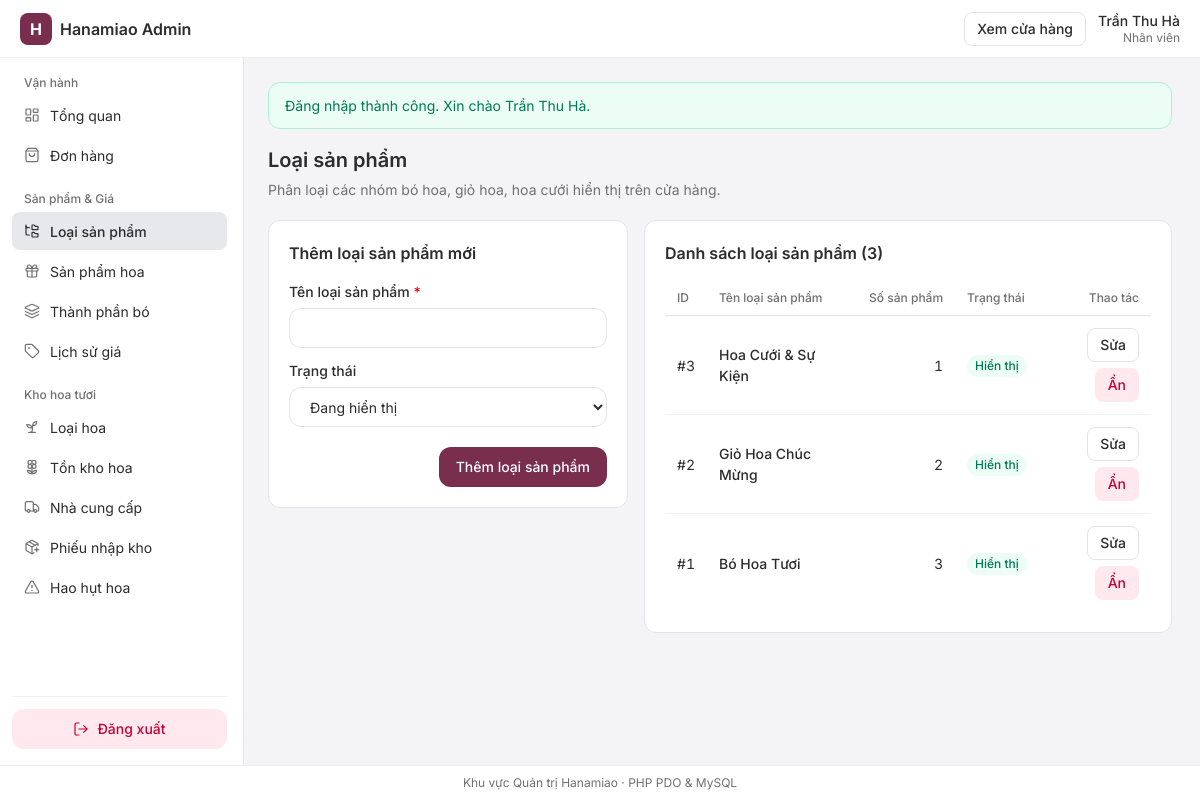
The app's page /admin/index.php?page=product_types (signed in) with its own data.
### tables this page shows
CREATE TABLE IF NOT EXISTS `LoaiSanPham` (
    `ID_LSP` INT UNSIGNED NOT NULL AUTO_INCREMENT,
    `TenLoaiSanPham` VARCHAR(120) NOT NULL,
    `TrangThai` TINYINT(1) NOT NULL DEFAULT 1,
    PRIMARY KEY (`ID_LSP`),
    KEY `idx_lsp_trangthai` (`TrangThai`)
);

### functions/helpers.php (called while the page is built, shortened)
<?php
function h(mixed $value): string
{
    return htmlspecialchars((string)($value ?? ''), ENT_QUOTES, 'UTF-8');
}

### admin/pages/product_types.php (the view, shortened to what this page needs)
<?php
$productTypes = [];
$editType = null;
if ($pdo instanceof PDO) {
    try {
        $productTypes = $pdo->query(
            'SELECT lsp.ID_LSP, lsp.TenLoaiSanPham, lsp.TrangThai, COUNT(sp.ID_SP) AS SoSanPham
             FROM LoaiSanPham lsp
             LEFT JOIN SanPham sp ON sp.ID_LSP = lsp.ID_LSP
             GROUP BY lsp.ID_LSP
             ORDER BY lsp.ID_LSP DESC'
        )->fetchAll();
    } catch (PDOException $exception) {
        error_log('[Hanamiao Admin Product Types] ' . $exception->getMessage());
        $dbError = 'Không thể tải danh sách loại sản phẩm.';
    }
}
?>
<div class="admin-page-head">
    <div>
        <h1 class="admin-page-title">Loại sản phẩm</h1>
        <p class="admin-page-subtitle">Phân loại các nhóm bó hoa, giỏ hoa, hoa cưới hiển thị trên cửa hàng.</p>
    </div>
</div>
<div class="admin-split-grid">
    <section class="admin-card">
        <div class="admin-card-head">
            <h2 class="admin-card-title"><?php echo $editType ? 'Cập nhật loại #' . (int)$editType['ID_LSP'] : 'Thêm loại sản phẩm mới'; ?></h2>
        </div>
        <form action="actions/product_type_save.php" method="post" class="admin-form">
            <div class="admin-field">
                <label for="ten_lsp" class="admin-label">Tên loại sản phẩm <span class="required-mark">*</span></label>
                <input id="ten_lsp" name="ten_lsp" type="text" class="admin-input" maxlength="120" value="<?php echo h($editType['TenLoaiSanPham'] ?? ''); ?>" required>
            </div>
            <div class="admin-field">
                <label for="trang_thai" class="admin-label">Trạng thái</label>
                <?php $st = (int)($editType['TrangThai'] ?? 1); ?>
                <select id="trang_thai" name="trang_thai" class="admin-input">
                    <option value="1"<?php echo $st === 1 ? ' selected' : ''; ?>>Đang hiển thị</option>
                </select>
            </div>
            <div class="admin-form-actions">
                <button type="submit" class="admin-btn admin-btn-primary">
                    <?php echo $editType ? 'Lưu thay đổi' : 'Thêm loại sản phẩm'; ?>
                </button>
            </div>
        </form>
    </section>
    <section class="admin-card">
        <div class="admin-card-head">
            <h2 class="admin-card-title">Danh sách loại sản phẩm (<?php echo count($productTypes); ?>)</h2>
        </div>
        <?php if (count($productTypes) === 0): ?>
            <div class="admin-empty-inline"><p class="admin-muted">Chưa có loại sản phẩm nào.</p></div>
        <?php else: ?>
            <div class="admin-table-wrap">
                <table class="admin-table">
                    <thead>
                        <tr>
                            <th>ID</th>
                            <th>Tên loại sản phẩm</th>
                            <th class="text-right">Số sản phẩm</th>
                            <th>Trạng thái</th>
                            <th class="text-right">Thao tác</th>
                        </tr>
                    </thead>
                    <tbody>
                        <?php foreach ($productTypes as $lsp): ?>
                            <?php $id = (int)$lsp['ID_LSP']; $active = (int)$lsp['TrangThai'] === 1; ?>
                            <tr>
                                <td class="tabular-nums">#<?php echo $id; ?></td>
                                <td class="font-medium"><?php echo h($lsp['TenLoaiSanPham']); ?></td>
                                <td class="text-right tabular-nums"><?php echo (int)$lsp['SoSanPham']; ?></td>
                                <td>
                                    <span class="admin-badge <?php echo $active ? 'badge-success' : 'badge-neutral'; ?>">
                                        <?php echo $active ? 'Hiển thị' : 'Tạm ẩn'; ?>
                                    </span>
                                </td>
                                <td class="text-right">
                                    <div class="admin-row-actions">
                                        <a class="admin-btn admin-btn-outline admin-btn-sm" href="index.php?page=product_types&amp;edit=<?php echo $id; ?>">Sửa</a>
                                        <form action="actions/product_type_save.php" method="post">
                                            <button type="submit" class="admin-btn <?php echo $active ? 'admin-btn-danger' : 'admin-btn-outline'; ?> admin-btn-sm">
                                                <?php echo $active ? 'Ẩn' : 'Hiện'; ?>
                                            </button>
                                        </form>
                                    </div>
                                </td>
                            </tr>
                        <?php endforeach; ?>
                    </tbody>
                </table>
            </div>
        <?php endif; ?>
    </section>
</div>

### css/tokens.css (style rules this page uses)
:root { color-scheme: light; --app-font: "Inter", ui-sans-serif, system-ui, -apple-system, "Segoe UI", Roboto, sans-serif; --primary: #7a2e4d; --primary-hover: #63233d; --primary-foreground: #ffffff; --primary-light: rgba(122, 46, 77, 0.08); --background: #f4f4f6; --surface: #ffffff; --surface-overlay: #ffffff; --foreground: #2c2c2c; --muted: #707070; --border: #f0f0f3; --border-strong: #e4e4e7; --border-focus: var(--primary); --ring-focus: rgba(122, 46, 77, 0.12); --item-hover: #f4f4f6; --surface-hover: #f8f8fa; --background-hover: #e7e7ea; --secondary: #e7e8ec; --secondary-hover: #dbdce2; --button-hover-surface: #f1f1f3; --button-hover-page: #e4e4e7; --button-hover: var(--button-hover-surface); --elevation-popover: 0 10px 15px -3px rgb(0 0 0 / 0.1), 0 4px 6px -4px rgb(0 0 0 / 0.1); --elevation-modal: 0 20px 25px -5px rgb(0 0 0 / 0.1), 0 8px 10px -6px rgb(0 0 0 / 0.1); --danger: #c70036; --danger-bg: rgb(255 32 86 / 0.1); --danger-bg-hover: rgb(255 32 86 / 0.15); --error: #fb2c36; --error-ring: rgb(251 44 54 / 0.1); --error-text: #e7000b; --error-bg: #fef2f2; --error-border: #ffc9c9; --error-strong: #c10007; --success-bg: #ecfdf5; --success: #007a55; --warning-bg: #fffbeb; --warning: #bb4d00; --neutral-bg: #f4f4f5; --neutral: #52525c; --text-xs: 0.75rem; --text-sm: 0.875rem; --text-base: 1rem; --text-lg: 1.125rem; --text-xl: 1.25rem; --text-2xl: 1.5rem; --text-3xl: 1.875rem; --space-1: 4px; --space-2: 8px; --space-3: 12px; --space-4: 16px; --space-5: 20px; --space-6: 24px; --space-8: 32px; --space-10: 40px; --radius-sm: 8px; --radius-md: 10px; --radius-lg: 12px; --radius-full: 9999px; --transition-fast: 150ms cubic-bezier(0.22, 1, 0.36, 1); --transition-base: 220ms cubic-bezier(0.22, 1, 0.36, 1); }
*, *::before, *::after { box-sizing: border-box; }
body { margin: 0; font-family: var(--app-font); font-size: var(--text-sm); line-height: 1.5; color: var(--foreground); background-color: var(--background); -webkit-font-smoothing: antialiased; -moz-osx-font-smoothing: grayscale; }
.tabular-nums { font-variant-numeric: tabular-nums; }
* { --scrollbar-thumb: transparent; }

### records on screen
loaisanpham: ID_LSP "3", TenLoaiSanPham "Hoa Cưới & Sự Kiện", SoSanPham "1", TrangThai "Hiển thị"
loaisanpham: ID_LSP "2", TenLoaiSanPham "Giỏ Hoa Chúc Mừng", SoSanPham "2", TrangThai "Hiển thị"
loaisanpham: ID_LSP "1", TenLoaiSanPham "Bó Hoa Tươi", SoSanPham "3", TrangThai "Hiển thị"

### other values on screen
$adminName "Trần Thu Hà"
$adminRoleLabel "Nhân viên"
$groupName "Vận hành"
$item['label'] "Tổng quan"
$item['label'] "Đơn hàng"
$groupName "Sản phẩm & Giá"
$item['label'] "Loại sản phẩm"
$item['label'] "Sản phẩm hoa"
$item['label'] "Thành phần bó"
$item['label'] "Lịch sử giá"
$groupName "Kho hoa tươi"
$item['label'] "Loại hoa"
$item['label'] "Tồn kho hoa"
$item['label'] "Nhà cung cấp"
$item['label'] "Phiếu nhập kho"
